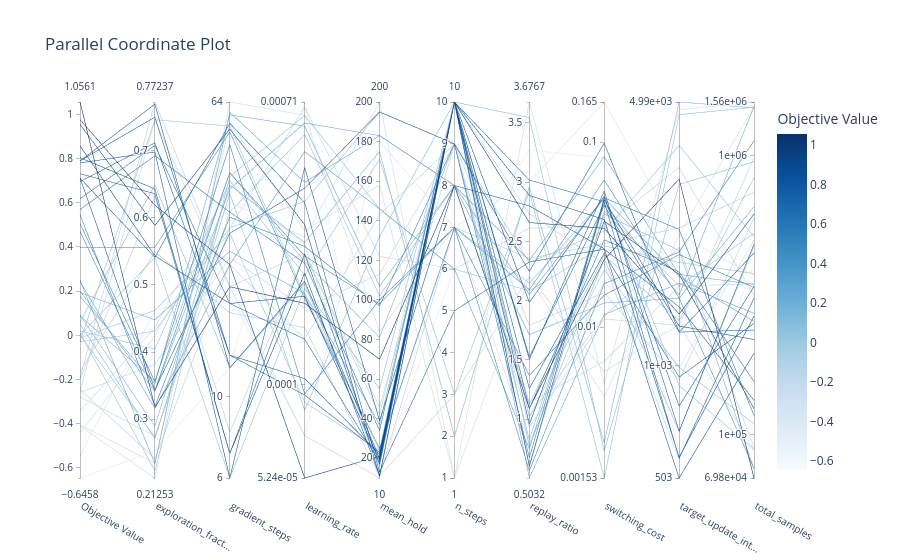

Here is the notebook cell this chart was saved with:
### Code cell
optuna.visualization.plot_parallel_coordinate(study, params=["learning_rate", "gradient_steps", "replay_ratio",
                                                            "n_steps", "total_samples",
                                                            "target_update_interval", "exploration_fraction",
                                                            "mean_hold", "switching_cost"])
